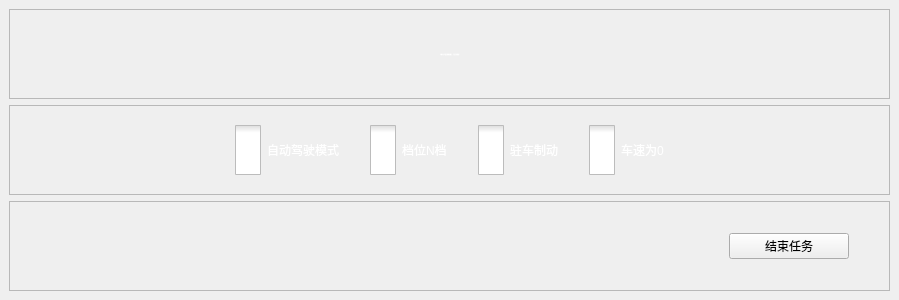
<?xml version="1.0" encoding="UTF-8"?>
<ui version="4.0">
 <class>NotSatisfiedWithTakeoverWgt</class>
 <widget class="QWidget" name="NotSatisfiedWithTakeoverWgt">
  <property name="geometry">
   <rect>
    <x>0</x>
    <y>0</y>
    <width>899</width>
    <height>300</height>
   </rect>
  </property>
  <property name="sizePolicy">
   <sizepolicy hsizetype="Fixed" vsizetype="Fixed">
    <horstretch>0</horstretch>
    <verstretch>0</verstretch>
   </sizepolicy>
  </property>
  <property name="windowTitle">
   <string>Form</string>
  </property>
  <layout class="QGridLayout" name="gridLayout">
   <property name="leftMargin">
    <number>0</number>
   </property>
   <property name="topMargin">
    <number>0</number>
   </property>
   <property name="rightMargin">
    <number>0</number>
   </property>
   <property name="bottomMargin">
    <number>0</number>
   </property>
   <property name="spacing">
    <number>0</number>
   </property>
   <item row="0" column="0">
    <widget class="baseForm" name="widget" native="true">
     <layout class="QVBoxLayout" name="verticalLayout">
      <item>
       <widget class="QFrame" name="frame_title">
        <property name="frameShape">
         <enum>QFrame::StyledPanel</enum>
        </property>
        <property name="frameShadow">
         <enum>QFrame::Raised</enum>
        </property>
        <layout class="QGridLayout" name="gridLayout_2">
         <property name="leftMargin">
          <number>0</number>
         </property>
         <property name="topMargin">
          <number>0</number>
         </property>
         <property name="rightMargin">
          <number>0</number>
         </property>
         <property name="bottomMargin">
          <number>0</number>
         </property>
         <property name="spacing">
          <number>0</number>
         </property>
         <item row="0" column="0">
          <layout class="QHBoxLayout" name="horizontalLayout">
           <item>
            <spacer name="horizontalSpacer">
             <property name="orientation">
              <enum>Qt::Horizontal</enum>
             </property>
             <property name="sizeHint" stdset="0">
              <size>
               <width>40</width>
               <height>20</height>
              </size>
             </property>
            </spacer>
           </item>
           <item>
            <widget class="QLabel" name="label_title">
             <property name="font">
              <font>
               <family>Source Han Sans CN</family>
               <pointsize>-1</pointsize>
               <weight>50</weight>
               <italic>false</italic>
               <bold>false</bold>
              </font>
             </property>
             <property name="styleSheet">
              <string notr="true">/*font*/
QLabel{
color:white;
font:32px &quot;Source Han Sans CN&quot;;
}</string>
             </property>
             <property name="text">
              <string>车辆存在不满足接管的情况，无法启动接管！</string>
             </property>
             <property name="alignment">
              <set>Qt::AlignCenter</set>
             </property>
            </widget>
           </item>
           <item>
            <spacer name="horizontalSpacer_2">
             <property name="orientation">
              <enum>Qt::Horizontal</enum>
             </property>
             <property name="sizeHint" stdset="0">
              <size>
               <width>40</width>
               <height>20</height>
              </size>
             </property>
            </spacer>
           </item>
          </layout>
         </item>
        </layout>
       </widget>
      </item>
      <item>
       <widget class="QFrame" name="frame_checked">
        <property name="frameShape">
         <enum>QFrame::StyledPanel</enum>
        </property>
        <property name="frameShadow">
         <enum>QFrame::Raised</enum>
        </property>
        <layout class="QGridLayout" name="gridLayout_4">
         <property name="leftMargin">
          <number>0</number>
         </property>
         <property name="topMargin">
          <number>0</number>
         </property>
         <property name="rightMargin">
          <number>0</number>
         </property>
         <property name="bottomMargin">
          <number>0</number>
         </property>
         <property name="spacing">
          <number>0</number>
         </property>
         <item row="0" column="0">
          <layout class="QHBoxLayout" name="horizontalLayout_8">
           <property name="spacing">
            <number>30</number>
           </property>
           <item>
            <spacer name="horizontalSpacer_7">
             <property name="orientation">
              <enum>Qt::Horizontal</enum>
             </property>
             <property name="sizeHint" stdset="0">
              <size>
               <width>40</width>
               <height>20</height>
              </size>
             </property>
            </spacer>
           </item>
           <item>
            <widget class="QCheckBox" name="mode">
             <property name="styleSheet">
              <string notr="true">/*font*/
QCheckBox{
color:white;
font:16px &quot;Source Han Sans CN&quot;;
}
/*checkbox样式设置*/
QCheckBox::indicator { 
	width: 26px;
	height: 50px;
}
/*未选中*/
QCheckBox::indicator::unchecked {	
	image: url(:/resource/button/false.png);
}
/*选中*/
QCheckBox::indicator::checked { 
	image: url(:/resource/button/true.png);
}</string>
             </property>
             <property name="text">
              <string>自动驾驶模式</string>
             </property>
            </widget>
           </item>
           <item>
            <widget class="QCheckBox" name="gear">
             <property name="styleSheet">
              <string notr="true">/*font*/
QCheckBox{
color:white;
font:16px &quot;Source Han Sans CN&quot;;
}
/*checkbox样式设置*/
QCheckBox::indicator { 
	width: 26px;
	height: 50px;
}
/*未选中*/
QCheckBox::indicator::unchecked {	
	image: url(:/resource/button/false.png);
}
/*选中*/
QCheckBox::indicator::checked { 
	image: url(:/resource/button/true.png);
}</string>
             </property>
             <property name="text">
              <string>档位N档</string>
             </property>
            </widget>
           </item>
           <item>
            <widget class="QCheckBox" name="breakState">
             <property name="styleSheet">
              <string notr="true">/*font*/
QCheckBox{
color:white;
font:16px &quot;Source Han Sans CN&quot;;
}
/*checkbox样式设置*/
QCheckBox::indicator { 
	width: 26px;
	height: 50px;
}
/*未选中*/
QCheckBox::indicator::unchecked {	
	image: url(:/resource/button/false.png);
}
/*选中*/
QCheckBox::indicator::checked { 
	image: url(:/resource/button/true.png);
}</string>
             </property>
             <property name="text">
              <string>驻车制动</string>
             </property>
            </widget>
           </item>
           <item>
            <widget class="QCheckBox" name="speed">
             <property name="styleSheet">
              <string notr="true">/*font*/
QCheckBox{
color:white;
font:16px &quot;Source Han Sans CN&quot;;
}
/*checkbox样式设置*/
QCheckBox::indicator { 
	width: 26px;
	height: 50px;
}
/*未选中*/
QCheckBox::indicator::unchecked {	
	image: url(:/resource/button/false.png);
}
/*选中*/
QCheckBox::indicator::checked { 
	image: url(:/resource/button/true.png);
}</string>
             </property>
             <property name="text">
              <string>车速为0</string>
             </property>
            </widget>
           </item>
           <item>
            <spacer name="horizontalSpacer_8">
             <property name="orientation">
              <enum>Qt::Horizontal</enum>
             </property>
             <property name="sizeHint" stdset="0">
              <size>
               <width>40</width>
               <height>20</height>
              </size>
             </property>
            </spacer>
           </item>
          </layout>
         </item>
        </layout>
       </widget>
      </item>
      <item>
       <widget class="QFrame" name="frame_btn">
        <property name="frameShape">
         <enum>QFrame::StyledPanel</enum>
        </property>
        <property name="frameShadow">
         <enum>QFrame::Raised</enum>
        </property>
        <layout class="QGridLayout" name="gridLayout_5">
         <property name="leftMargin">
          <number>0</number>
         </property>
         <property name="topMargin">
          <number>0</number>
         </property>
         <property name="rightMargin">
          <number>0</number>
         </property>
         <property name="bottomMargin">
          <number>0</number>
         </property>
         <property name="spacing">
          <number>0</number>
         </property>
         <item row="0" column="0">
          <layout class="QHBoxLayout" name="horizontalLayout_3">
           <item>
            <spacer name="horizontalSpacer_5">
             <property name="orientation">
              <enum>Qt::Horizontal</enum>
             </property>
             <property name="sizeHint" stdset="0">
              <size>
               <width>40</width>
               <height>20</height>
              </size>
             </property>
            </spacer>
           </item>
           <item>
            <widget class="QPushButton" name="pushButton_task_over">
             <property name="minimumSize">
              <size>
               <width>120</width>
               <height>0</height>
              </size>
             </property>
             <property name="styleSheet">
              <string notr="true"/>
             </property>
             <property name="text">
              <string>结束任务</string>
             </property>
            </widget>
           </item>
           <item>
            <spacer name="horizontalSpacer_6">
             <property name="orientation">
              <enum>Qt::Horizontal</enum>
             </property>
             <property name="sizeType">
              <enum>QSizePolicy::Fixed</enum>
             </property>
             <property name="sizeHint" stdset="0">
              <size>
               <width>40</width>
               <height>20</height>
              </size>
             </property>
            </spacer>
           </item>
          </layout>
         </item>
        </layout>
       </widget>
      </item>
     </layout>
    </widget>
   </item>
  </layout>
 </widget>
 <customwidgets>
  <customwidget>
   <class>baseForm</class>
   <extends>QWidget</extends>
   <header>Component/baseForm.h</header>
   <container>1</container>
  </customwidget>
 </customwidgets>
 <resources/>
 <connections/>
</ui>
